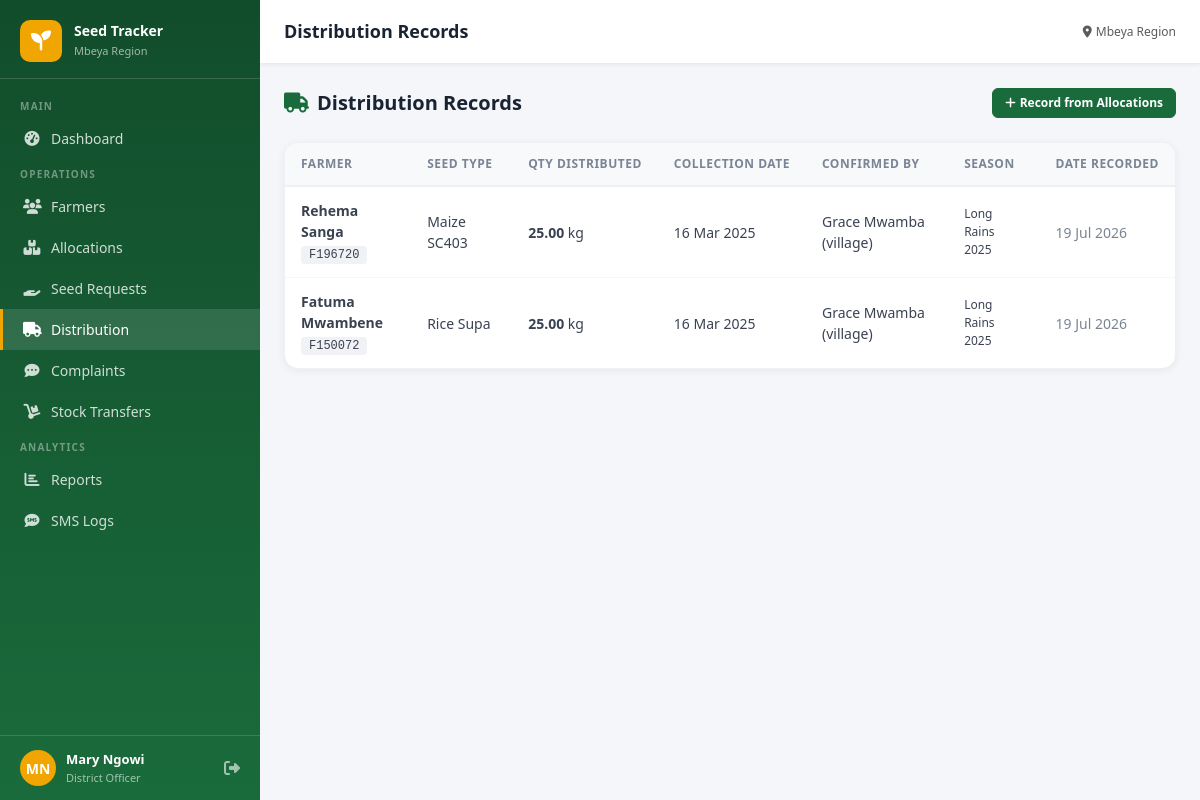
/distributions/ (signed in), run on the app's committed database.
### core/models.py (models this page shows, shortened)
class CustomUser(AbstractUser):
    ROLE_CHOICES = [
        ('admin', 'System Administrator'),
        ('regional', 'Regional Officer'),
        ('district', 'District Officer'),
        ('ward', 'Ward Officer'),
        ('village', 'Village Officer'),
        ('extension', 'Agricultural Extension Officer (Bwana Shamba)'),
        ('farmer', 'Farmer (Mkulima)'),
    ]
    role = models.CharField(max_length=20, choices=ROLE_CHOICES, default='village')
    region = models.ForeignKey(Region, on_delete=models.SET_NULL, null=True, blank=True)
    district = models.ForeignKey(District, on_delete=models.SET_NULL, null=True, blank=True)
    ward = models.ForeignKey(Ward, on_delete=models.SET_NULL, null=True, blank=True)
    village = models.ForeignKey(Village, on_delete=models.SET_NULL, null=True, blank=True)
    phone = models.CharField(max_length=20, blank=True)
    def __str__(self): return f"{self.get_full_name()} ({self.role})"

class Distribution(models.Model):
    allocation = models.OneToOneField(SeedAllocation, on_delete=models.CASCADE, related_name='distribution')
    quantity_distributed = models.DecimalField(max_digits=10, decimal_places=2)
    collection_date = models.DateField(default=timezone.now)
    collection_confirmed = models.BooleanField(default=False)
    confirmed_by = models.ForeignKey(CustomUser, on_delete=models.SET_NULL, null=True, blank=True, related_name='confirmations')
    farmer_confirmed = models.BooleanField(default=False)
    farmer_confirmed_at = models.DateTimeField(null=True, blank=True)
    notes = models.TextField(blank=True)
    created_at = models.DateTimeField(auto_now_add=True)

class SeedAllocation(models.Model):
    STATUS_CHOICES = [
        ('pending','Pending'),('approved','Approved'),
        ('rejected','Rejected'),('distributed','Distributed'),
    ]
    farmer = models.ForeignKey(Farmer, on_delete=models.CASCADE, related_name='allocations')
    seed_type = models.ForeignKey(SeedType, on_delete=models.CASCADE)
    season = models.ForeignKey(FarmingSeasons, on_delete=models.CASCADE)
    quantity_allocated = models.DecimalField(max_digits=10, decimal_places=2)
    status = models.CharField(max_length=20, choices=STATUS_CHOICES, default='pending')
    collection_date = models.DateField(null=True, blank=True)
    collection_location = models.CharField(max_length=200, blank=True)
    requested_by = models.ForeignKey(CustomUser, on_delete=models.SET_NULL, null=True, related_name='requests')
    approved_by = models.ForeignKey(CustomUser, on_delete=models.SET_NULL, null=True, blank=True, related_name='approvals')
    rejection_reason = models.TextField(blank=True)
    sms_sent = models.BooleanField(default=False)
    notes = models.TextField(blank=True)
    created_at = models.DateTimeField(auto_now_add=True)
    updated_at = models.DateTimeField(auto_now=True)
    class Meta:
        unique_together = ('farmer', 'seed_type', 'season')

class Farmer(models.Model):
    STATUS_CHOICES = [('active','Active'),('inactive','Inactive'),('pending','Pending')]
    farmer_id = models.CharField(max_length=20, unique=True, blank=True)
    first_name = models.CharField(max_length=100)
    last_name = models.CharField(max_length=100)
    phone_number = models.CharField(max_length=20)
    village = models.ForeignKey(Village, on_delete=models.CASCADE, related_name='farmers')
    farm_location = models.CharField(max_length=200, blank=True)
    farm_size = models.DecimalField(max_digits=8, decimal_places=2, null=True, blank=True, help_text='Acres')
    crop_type = models.CharField(max_length=50, choices=CROP_CHOICES, default='maize')
    national_id = models.CharField(max_length=30, blank=True)
    status = models.CharField(max_length=20, choices=STATUS_CHOICES, default='active')
    registered_by = models.ForeignKey(CustomUser, on_delete=models.SET_NULL, null=True, related_name='registered_farmers')
    user = models.OneToOneField(CustomUser, on_delete=models.CASCADE, null=True, blank=True, related_name='farmer_profile')
    created_at = models.DateTimeField(auto_now_add=True)
    updated_at = models.DateTimeField(auto_now=True)
    @property
    def full_name(self): return f"{self.first_name} {self.last_name}"

class SeedType(models.Model):
    name = models.CharField(max_length=100, unique=True)
    description = models.TextField(blank=True)
    unit = models.CharField(max_length=30, default='kg')
    created_at = models.DateTimeField(auto_now_add=True)

class FarmingSeasons(models.Model):
    name = models.CharField(max_length=100, unique=True)
    start_date = models.DateField()
    end_date = models.DateField()
    is_active = models.BooleanField(default=False)
    created_at = models.DateTimeField(auto_now_add=True)

### core/views.py (the view)
# urls.py: path('distributions/', views.distribution_list, name='distribution_list'),
@login_required
def distribution_list(request):
    user = request.user
    qs = Distribution.objects.select_related('allocation__farmer','allocation__seed_type')
    if user.role == 'village': qs = qs.filter(allocation__farmer__village=user.village)
    elif user.role in ('ward','extension'): qs = qs.filter(allocation__farmer__village__ward=user.ward)
    elif user.role == 'district': qs = qs.filter(allocation__farmer__village__ward__district=user.district)
    elif user.role == 'regional': qs = qs.filter(allocation__farmer__village__ward__district__region=user.region)
    elif user.role == 'farmer' and hasattr(user, 'farmer_profile'): qs = qs.filter(allocation__farmer=user.farmer_profile)
    paginator = Paginator(qs.order_by('-created_at'), 20)
    page = paginator.get_page(request.GET.get('page'))
    return render(request, 'core/distribution_list.html', {'page_obj': page})

### templates/core/distribution_list.html (shortened to what this page needs)
{% extends 'base.html' %}
{% block page_title %}Distribution Records{% endblock %}
{% block content %}
<div class="page-header">
  <h4><i class="fas fa-truck me-2" style="color:#1a6b3c"></i>Distribution Records</h4>
  <a href="{% url 'allocation_list' %}?status=approved" class="btn btn-primary btn-sm"><i class="fas fa-plus me-1"></i>Record from Allocations</a>
</div>
<div class="table-card">
  <div class="table-responsive">
    <table class="data-table">
      <thead><tr><th>Farmer</th><th>Seed Type</th><th>Qty Distributed</th><th>Collection Date</th><th>Confirmed By</th><th>Season</th><th>Date Recorded</th></tr></thead>
      <tbody>
        {% for d in page_obj %}
        <tr>
          <td>
            <span style="font-weight:600">{{ d.allocation.farmer.full_name }}</span>
            <br><span class="farmer-id">{{ d.allocation.farmer.farmer_id }}</span>
          </td>
          <td>{{ d.allocation.seed_type.name }}</td>
          <td><strong>{{ d.quantity_distributed }}</strong> {{ d.allocation.seed_type.unit }}</td>
          <td>{{ d.collection_date|date:"d M Y" }}</td>
          <td>{{ d.confirmed_by|default:"-" }}</td>
          <td style="font-size:12px">{{ d.allocation.season.name }}</td>
          <td style="color:#7a8494">{{ d.created_at|date:"d M Y" }}</td>
        </tr>
        {% empty %}
        <tr><td colspan="7" class="text-center text-muted py-5">No distribution records yet</td></tr>
        {% endfor %}
      </tbody>
    </table>
  </div>
</div>
{% endblock %}

### templates/base.html (shortened to what this page needs)
<!DOCTYPE html>
<html lang="en">
<head>
<link href="https://cdn.jsdelivr.net/npm/bootstrap@5.3.2/dist/css/bootstrap.min.css" rel="stylesheet">
<link href="https://cdnjs.cloudflare.com/ajax/libs/font-awesome/6.5.0/css/all.min.css" rel="stylesheet">
</head>
<body>
{% if user.is_authenticated %}
<div id="sidebar">
  <div class="sidebar-brand">
    <div class="logo-icon"><i class="fas fa-seedling"></i></div>
    <div class="brand-text">
      <h6>Seed Tracker</h6>
      <small>Mbeya Region</small>
    </div>
  </div>
  <nav class="sidebar-nav">
    {% if user.role == 'farmer' %}
    <div class="nav-section-label">Mkulima</div>
    <a href="{% url 'farmer_dashboard' %}" class="nav-link {% if request.resolver_match.url_name == 'farmer_dashboard' %}active{% endif %}">
      <i class="fas fa-tachometer-alt"></i> Dashboard
    </a>
    <a href="{% url 'farmer_profile_edit' %}" class="nav-link {% if 'profile' in request.resolver_match.url_name %}active{% endif %}">
      <i class="fas fa-tractor"></i> My Farm Info
    </a>
    <a href="{% url 'seed_request_create' %}" class="nav-link {% if request.resolver_match.url_name == 'seed_request_create' %}active{% endif %}">
      <i class="fas fa-hand-holding-heart"></i> Omba Mbegu
    </a>
    <a href="{% url 'seed_request_list' %}" class="nav-link {% if request.resolver_match.url_name == 'seed_request_list' %}active{% endif %}">
      <i class="fas fa-hand-holding"></i> My Requests
    </a>
    <a href="{% url 'allocation_list' %}" class="nav-link {% if 'allocation' in request.resolver_match.url_name %}active{% endif %}">
      <i class="fas fa-boxes"></i> My Allocations
    </a>
    <a href="{% url 'feedback_list' %}" class="nav-link {% if 'feedback' in request.resolver_match.url_name %}active{% endif %}">
      <i class="fas fa-comment-dots"></i> Maoni / Feedback
    </a>
    {% else %}
    <div class="nav-section-label">Main</div>
    <a href="{% url 'dashboard' %}" class="nav-link {% if request.resolver_match.url_name == 'dashboard' %}active{% endif %}">
      <i class="fas fa-tachometer-alt"></i> Dashboard
    </a>
    <div class="nav-section-label">Operations</div>
    <a href="{% url 'farmer_list' %}" class="nav-link {% if 'farmer' in request.resolver_match.url_name %}active{% endif %}">
      <i class="fas fa-users"></i> Farmers
    </a>
    <a href="{% url 'allocation_list' %}" class="nav-link {% if 'allocation' in request.resolver_match.url_name %}active{% endif %}">
      <i class="fas fa-boxes"></i> Allocations
    </a>
    <a href="{% url 'seed_request_list' %}" class="nav-link {% if 'seed_request' in request.resolver_match.url_name %}active{% endif %}">
      <i class="fas fa-hand-holding"></i> Seed Requests
    </a>
    <a href="{% url 'distribution_list' %}" class="nav-link {% if 'distribution' in request.resolver_match.url_name %}active{% endif %}">
      <i class="fas fa-truck"></i> Distribution
    </a>
    <a href="{% url 'feedback_list' %}" class="nav-link {% if 'feedback' in request.resolver_match.url_name %}active{% endif %}">
      <i class="fas fa-comment-dots"></i> Complaints
    </a>
    {% if user.role != 'extension' %}
    <a href="{% url 'stock_list' %}" class="nav-link {% if 'stock' in request.resolver_match.url_name %}active{% endif %}">
      <i class="fas fa-dolly"></i> Stock Transfers
    </a>
    {% endif %}
    <div class="nav-section-label">Analytics</div>
    <a href="{% url 'reports' %}" class="nav-link {% if 'report' in request.resolver_match.url_name %}active{% endif %}">
      <i class="fas fa-chart-bar"></i> Reports
    </a>
    <a href="{% url 'sms_logs' %}" class="nav-link {% if 'sms' in request.resolver_match.url_name %}active{% endif %}">
      <i class="fas fa-sms"></i> SMS Logs
    </a>
    {% endif %}
  </nav>
  <div class="sidebar-user">
    <div class="user-avatar">{{ user.first_name|first|upper }}{{ user.last_name|first|upper }}</div>
    <div class="user-info">
      <div class="user-name">{{ user.get_full_name|default:user.username }}</div>
      <div class="user-role">{{ user.get_role_display }}</div>
    </div>
    <a href="{% url 'logout' %}" title="Logout" style="color:rgba(255,255,255,.6)"><i class="fas fa-sign-out-alt"></i></a>
  </div>
</div>
<div id="main">
  <div id="topbar">
    <h1 class="page-title">{% block page_title %}Dashboard{% endblock %}</h1>
    <div class="d-flex align-items-center gap-3">
      <span class="text-muted" style="font-size:12px;"><i class="fas fa-map-marker-alt me-1"></i>Mbeya Region</span>
    </div>
  </div>
  <div class="content-area">
    {% block content %}{% endblock %}
  </div>
</div>
{% else %}
{% block auth_content %}{% endblock %}
{% endif %}
</body>
</html>

### templates/base.html (style rules this page uses)
:root { --primary: #1a6b3c; --primary-dark: #124d2b; --primary-light: #e8f5ee; --accent: #f0a500; --accent-light: #fff8e6; --sidebar-width: 260px; --topbar-height: 64px; }
body { background: #f4f6f9; font-family: 'Segoe UI', sans-serif; }
#sidebar { width: var(--sidebar-width); height: 100vh; position: fixed; top: 0; left: 0; background: linear-gradient(180deg, var(--primary-dark) 0%, var(--primary) 100%); z-index: 1000; overflow-y: auto; transition: transform .3s ease; display: flex; flex-direction: column; }
.sidebar-brand { padding: 20px 20px 16px; border-bottom: 1px solid rgba(255,255,255,.15); display: flex; align-items: center; gap: 12px; }
.sidebar-brand .logo-icon { width: 42px; height: 42px; background: var(--accent); border-radius: 10px; display: flex; align-items: center; justify-content: center; font-size: 20px; color: #fff; flex-shrink: 0; }
.sidebar-brand .brand-text { line-height: 1.2; }
.sidebar-brand .brand-text h6 { margin: 0; color: #fff; font-size: 14px; font-weight: 700; }
.sidebar-brand .brand-text small { color: rgba(255,255,255,.6); font-size: 11px; }
.sidebar-nav { padding: 12px 0; flex: 1; }
.nav-section-label { padding: 8px 20px 4px; font-size: 10px; text-transform: uppercase; letter-spacing: 1.2px; color: rgba(255,255,255,.4); font-weight: 600; }
.sidebar-nav .nav-link { padding: 10px 20px; color: rgba(255,255,255,.8); display: flex; align-items: center; gap: 10px; font-size: 14px; border-radius: 0; transition: all .2s; text-decoration: none; border-left: 3px solid transparent; }
.sidebar-nav .nav-link:hover, .sidebar-nav .nav-link.active { background: rgba(255,255,255,.12); color: #fff; border-left-color: var(--accent); }
.sidebar-nav .nav-link i { width: 18px; text-align: center; font-size: 15px; }
.sidebar-user { padding: 14px 20px; border-top: 1px solid rgba(255,255,255,.15); display: flex; align-items: center; gap: 10px; }
.sidebar-user .user-avatar { width: 36px; height: 36px; border-radius: 50%; background: var(--accent); display: flex; align-items: center; justify-content: center; color: #fff; font-weight: 700; font-size: 14px; }
.sidebar-user .user-info { flex: 1; min-width: 0; }
.sidebar-user .user-info .user-name { color: #fff; font-size: 13px; font-weight: 600; white-space: nowrap; overflow: hidden; text-overflow: ellipsis; }
.sidebar-user .user-info .user-role { color: rgba(255,255,255,.6); font-size: 11px; }
#main { margin-left: var(--sidebar-width); min-height: 100vh; display: flex; flex-direction: column; }
#topbar { height: var(--topbar-height); background: #fff; border-bottom: 1px solid #e8ecf0; display: flex; align-items: center; padding: 0 24px; gap: 16px; position: sticky; top: 0; z-index: 99; box-shadow: 0 1px 4px rgba(0,0,0,.06); }
#topbar .page-title { font-size: 18px; font-weight: 700; color: #1a2332; margin: 0; flex: 1; }
.content-area { padding: 24px; flex: 1; }
.table-card { background: #fff; border-radius: 14px; box-shadow: 0 2px 8px rgba(0,0,0,.06); border: 1px solid #eef0f3; overflow: hidden; }
.data-table { width: 100%; border-collapse: collapse; }
.data-table thead th { padding: 12px 16px; background: #f8f9fb; font-size: 12px; font-weight: 700; color: #7a8494; text-transform: uppercase; letter-spacing: .5px; border-bottom: 2px solid #eef0f3; white-space: nowrap; }
.data-table tbody td { padding: 13px 16px; font-size: 14px; color: #3a4252; border-bottom: 1px solid #f4f6f9; vertical-align: middle; }
.data-table tbody tr:last-child td { border-bottom: none; }
.btn-primary { background: var(--primary); border-color: var(--primary); border-radius: 8px; font-weight: 600; font-size: 14px; }
.btn-sm { padding: 5px 12px; font-size: 12px; border-radius: 6px; }
.page-header { display: flex; align-items: center; justify-content: space-between; margin-bottom: 24px; }
.page-header h4 { margin: 0; font-size: 20px; font-weight: 800; color: #1a2332; }
.farmer-id { font-family: monospace; background: #f0f2f5; padding: 2px 8px; border-radius: 4px; font-size: 12px; }

### data on the page
CustomUser: first_name|first "M", last_name|first "N", get_full_name "Mary Ngowi", role "District Officer"
Distribution: allocation.farmer.full_name "Rehema Sanga", allocation.farmer.farmer_id "F196720", allocation.seed_type.name "Maize SC403", quantity_distributed "25.00", allocation.seed_type.unit "kg", collection_date "16 Mar 2025", confirmed_by "Grace Mwamba (village)", allocation.season.name "Long Rains 2025", created_at "19 Jul 2026"
Distribution: allocation.farmer.full_name "Fatuma Mwambene", allocation.farmer.farmer_id "F150072", allocation.seed_type.name "Rice Supa", quantity_distributed "25.00", allocation.seed_type.unit "kg", collection_date "16 Mar 2025", confirmed_by "Grace Mwamba (village)", allocation.season.name "Long Rains 2025", created_at "19 Jul 2026"
